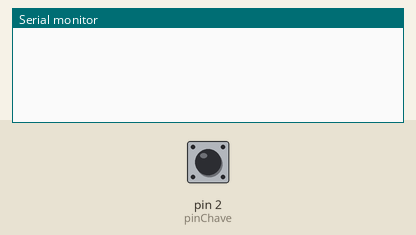
This sketch was run on a simulated Arduino Uno, built with avr-gcc and run on an emulated ATmega328P. Shown: the last lines printed to the serial monitor. The test bench sets the inputs (shaded band); at power-on: pin 2 (pinChave) HIGH.

Above: at 1.2 s.
1.3 s: pin 2 (pinChave) pulled LOW for 0.15 s
At 1.43 s:
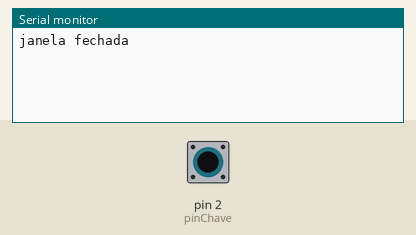
At 2.3 s:
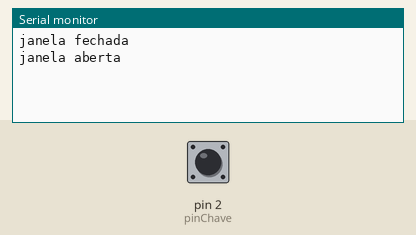

Measured:
- after the input at 1.3 s, the serial monitor: prints a new line at once (image 1)

The sketch:

Chave_de_fim_de_curso.ino
```cpp
#define pinChave 2 //PINO DIGITAL UTILIZADO PELA CHAVE FIM DE CURSO
// com ele acionado, digital read é low
// Quando ele estiver pressionado = LOW

void setup() {
Serial.begin(9600);
pinMode(pinChave, INPUT_PULLUP); //DEFINE O PINO COMO ENTRADA / "_PULLUP" É PARA ATIVAR O RESISTOR INTERNO
  //DO ARDUINO PARA GARANTIR QUE NÃO EXISTA FLUTUAÇÃO ENTRE 0 (LOW) E 1 (HIGH)
attachInterrupt(digitalPinToInterrupt(pinChave), chave, CHANGE); //Interrupção
}

void loop(){
}

void chave() {
  int janela = digitalRead(pinChave);
  if(janela == LOW){ //SE A LEITURA DO PINO FOR IGUAL A LOW, FAZ
      Serial.println("janela fechada");
  }
  else{
    Serial.println("janela aberta");
  }
}
```
